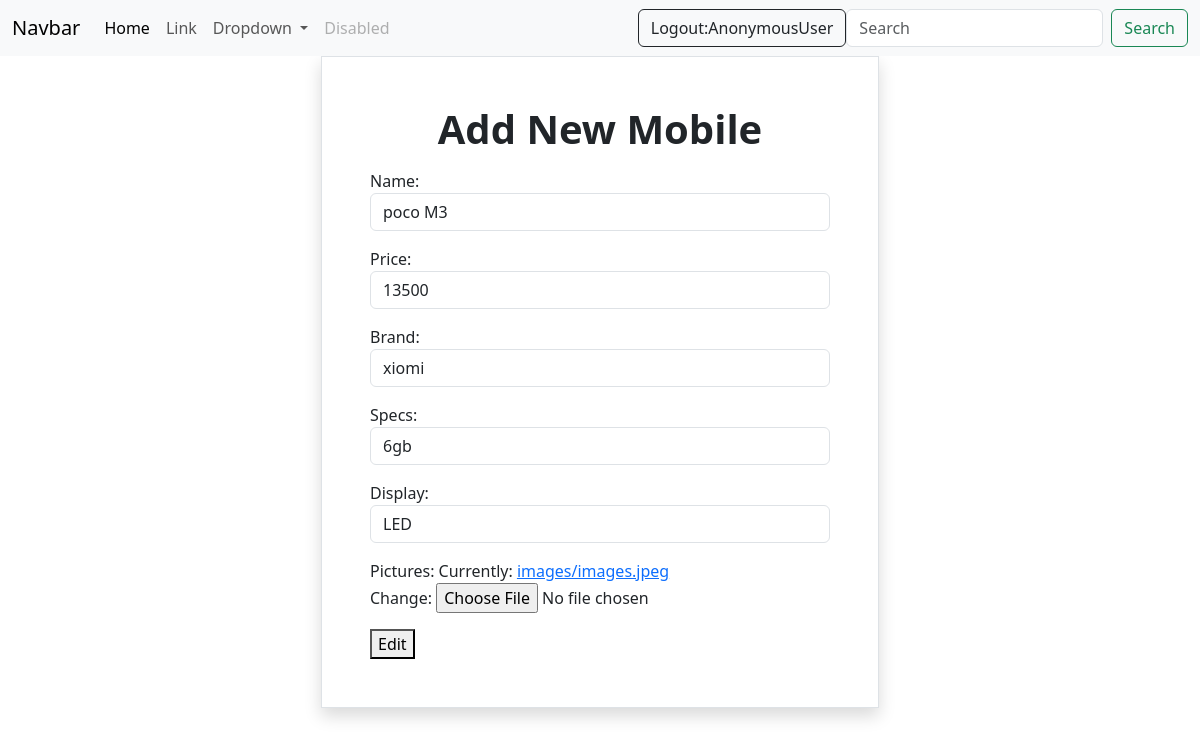
The page /mobiles/7/change on the database its author committed.
### mobile/models.py (models this page shows, shortened)
class Mobiles(models.Model):
    name=models.CharField(max_length=200,unique=True)
    price=models.PositiveIntegerField()
    brand=models.CharField(max_length=200)
    specs=models.CharField(max_length=200)
    display=models.CharField(max_length=200,null=True)
    pictures=models.ImageField(upload_to="images",null=True)

### mobile/views.py (the view, shortened to what this page needs)
# urls.py: path("mobiles/<int:pk>/change",views.MobileUpdateView.as_view(),name="mobile-change"),
class MobileUpdateView(View):
     def get(self,request,*args,**kwargs):
          id=kwargs.get("pk")
          obj=Mobiles.objects.get(id=id)
          form=MobileForm(instance=obj)
          return render(request,"mobile_edit.html",{"form":form})

### mobile/forms.py
class MobileForm(forms.ModelForm):
    class Meta:
        model=Mobiles
        fields="__all__"
        widgets={
            "name":forms.TextInput(attrs={"class":"form-control"}),
            "price":forms.NumberInput(attrs={"class":"form-control"}),
            "brand":forms.TextInput(attrs={"class":"form-control"}),
            "specs":forms.TextInput(attrs={"class":"form-control"}),
            "display":forms.TextInput(attrs={"class":"form-control"})
        }

### mobile/templates/mobile_edit.html (shortened to what this page needs)
{%extends 'base.html'%}
{%block body_block%}
<div class="container d-flex justify-content-center">
    <form action="" method="post" enctype="multipart/form-data" class="w-50 border shadow p-5">
        <h1 class="text-center mb-3 fw-bolder">Add New Mobile</h1>
        {{form.as_p}}
        <button type="submit">
            Edit
        </button>
    </form>
    </div>
{%endblock%}

### rows shown on the page
Mobiles: name "poco M3", price "13500", brand "xiomi", specs "6gb", display "LED"

### other values the page prints
{{ request.user }} "AnonymousUser"
